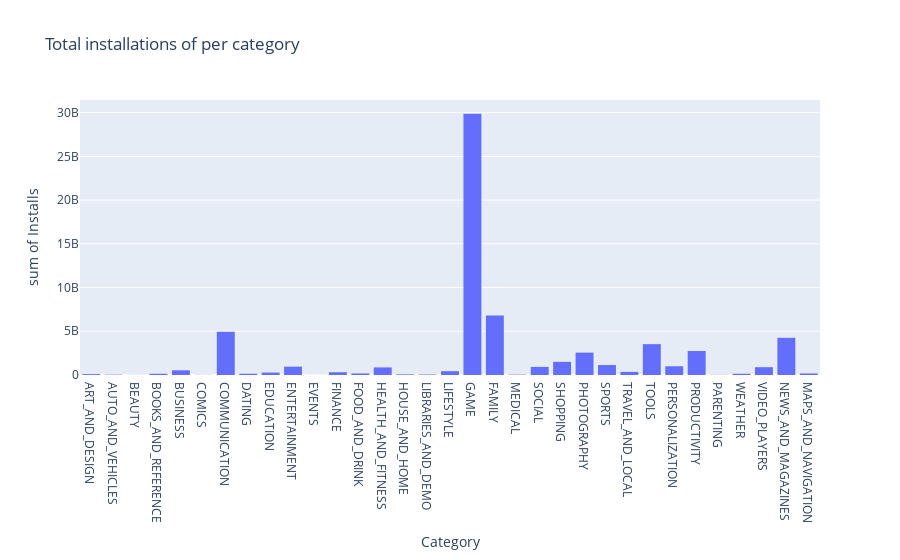

Here is the notebook cell this chart was saved with:
### Code cell
def print_histograms(dataset):
    fig = px.histogram(dataset, x='Category', y='Installs', barmode='group', title='Total installations of per category')
    fig.show()
print_histograms(df)

### Figure 1 — Plotly figure (JSON) as saved in the notebook; plotly's stock layout.template omitted (floating-point values rounded to 4 significant figures; data arrays with more than 128 entries replaced by an {"elided": "..."} marker saying what was removed)
{"data": [{"alignmentgroup": "True", "bingroup": "x", "histfunc": "sum", "hovertemplate": "Category=%{x}<br>sum of Installs=%{y}<extra></extra>", "legendgroup": "", "marker": {"color": "#636efa", "pattern": {"shape": ""}}, "name": "", "offsetgroup": "", "orientation": "v", "showlegend": false, "type": "histogram", "x": {"elided": "9145 str values"}, "xaxis": "x", "y": {"elided": "9145 int values"}, "yaxis": "y"}], "layout": {"barmode": "group", "legend": {"tracegroupgap": 0}, "title": {"text": "Total installations of per category"}, "xaxis": {"anchor": "y", "domain": [0, 1], "title": {"text": "Category"}}, "yaxis": {"anchor": "x", "domain": [0, 1], "title": {"text": "sum of Installs"}}}}
